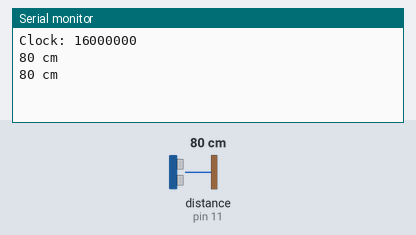
This sketch was run on a simulated Arduino Uno, built with avr-gcc and run on an emulated ATmega328P. On the bench: the last lines printed to the serial monitor. Wiring (inferred from the names in the program): ultrasonic range finder: trigger pin 12; echo pin 11. The inputs (shaded band) are chosen by the test bench; at power-on: distance to the obstacle (sensor on pin 11) 80 cm. The echo pulse lasts 58.3 µs per cm.

Above: at 1.8 s.
1.9 s: distance to the obstacle (sensor on pin 11) set to 2 cm
At 2.9 s:
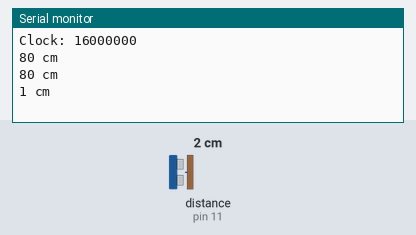
3.4 s: distance to the obstacle (sensor on pin 11) set to 4 cm
At 5.0 s:
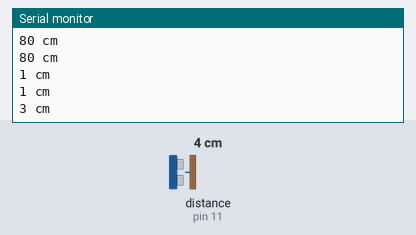
Timing chart, 0 to 6.5 s (numbered marks = the images above; inputs shaded):
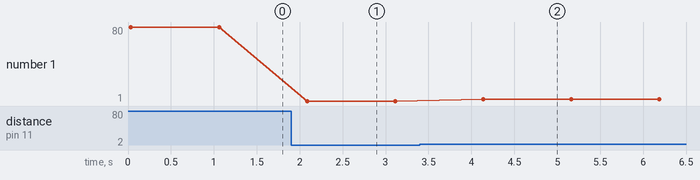

Measured:
- after the input at 1.9 s, the serial monitor: prints a new line after 0.19 s (image 1)
- after the input at 3.4 s, the serial monitor: prints a new line after 0.74 s (image 2)
- plotted number 1: 80 → 1 after the input at 1.9 s, 1 → 3 after the input at 3.4 s

The sketch:

distance-measurement.ino
```cpp
#define TRIG_PIN 12
#define ECHO_PIN 11

long currentDistance; // in centimter

void setup() {
   pinMode(ECHO_PIN, INPUT);
   digitalWrite(TRIG_PIN, LOW);
   pinMode(TRIG_PIN, OUTPUT);
   Serial.begin(9600);
   Serial.print("Clock: ");
   Serial.println(F_CPU);
   Serial.println("");
}

void loop() {
   calculateCurrentDistance();
   Serial.print(currentDistance);
   Serial.println(" cm");
   delay(1000);
}

void calculateCurrentDistance() {
    long d = 0;
    long _duration = 0;

    // set trigger pin to HIGH for at least 10 microseconds to
    // trigger the acoustic bursts
    digitalWrite(TRIG_PIN, HIGH);
    delayMicroseconds(10);

    // set tigger pin to LOW again
    digitalWrite(TRIG_PIN, LOW);

    // The echo pin is HIGH as long as the bursts are not captured.
    _duration = pulseIn(ECHO_PIN, HIGH);

    // calculation based on the data sheet
    currentDistance = _duration / 58;

    // calculation based on the speed of the bursts (340 m/s)
    // 340 * 100 / 1000000 / 2
    // currentDistance = _duration * 0.017;

    // some delay before trigger next bursts
    delay(25);
}
```
